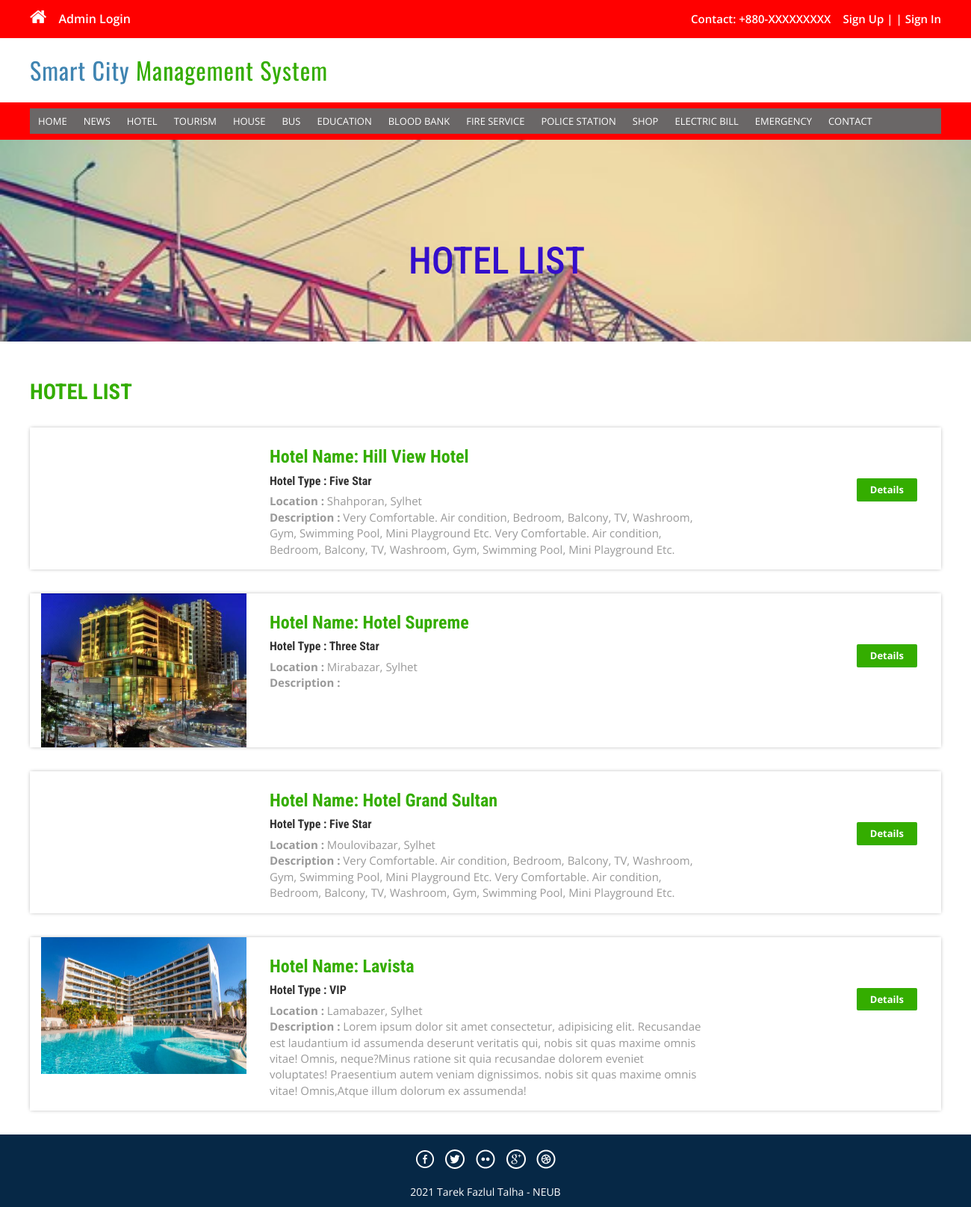
The app's page /hotel.php with its own data.
### tables this page shows
CREATE TABLE `tblhotel` (
  `HotelId` int(11) NOT NULL,
  `HotelName` varchar(200) NOT NULL,
  `HotelType` varchar(150) NOT NULL,
  `HotelLocation` varchar(100) NOT NULL,
  `Price` float NOT NULL,
  `HotelDetails` mediumtext NOT NULL,
  `HotelImage` varchar(100) NOT NULL,
  `Creationdate` timestamp NOT NULL DEFAULT current_timestamp(),
  `UpdationDate` timestamp NULL DEFAULT '0000-00-00 00:00:00' ON UPDATE current_timestamp()
);

### hotel.php (the view, shortened to what this page needs)
<?php
include('includes/config.php');
?>
<!DOCTYPE HTML>
<html>
<head>
	<link href="css/bootstrap.css" rel='stylesheet' type='text/css' />
	<link href="css/style.css" rel='stylesheet' type='text/css' />
	<link href="css/font-awesome.css" rel="stylesheet">
	<link href="css/animate.css" rel="stylesheet" type="text/css" media="all">
</head>
<body>
	<?php include('includes/header.php'); ?>
	<div class="banner-3">
		<div class="container">
			<h1 class="wow zoomIn animated animated" data-wow-delay=".5s" style="visibility: visible; animation-delay: 0.5s; animation-name: zoomIn;">HOTEL LIST</h1>
		</div>
	</div>
	<div class="rooms">
		<div class="container">
			<div class="room-bottom">
				<h3>HOTEL LIST</h3>
				<?php $sql = "SELECT * from tblHotel";
				$query = $dbh->prepare($sql);
				$query->execute();
				$results = $query->fetchAll(PDO::FETCH_OBJ);
				if ($query->rowCount() > 0) {
					foreach ($results as $result) {	?>
						<div class="rom-btm">
							<div class="col-md-3 room-left wow fadeInLeft animated" data-wow-delay=".5s">
								<img src="admin/hotelimages/<?php echo htmlentities($result->HotelImage); ?>" class="img-responsive" alt="">
							</div>
							<div class="col-md-6 room-midle wow fadeInUp animated" data-wow-delay=".5s">
								<h4>Hotel Name: <?php echo htmlentities($result->HotelName); ?></h4>
								<h6>Hotel Type : <?php echo htmlentities($result->HotelType); ?></h6>
								<p><b>Location :</b> <?php echo htmlentities($result->HotelLocation); ?></p>
								<p><b>Description :</b> <?php echo htmlentities($result->HotelDetails); ?></p>
							</div>
							<div class="col-md-3 room-right wow fadeInRight animated" data-wow-delay=".5s">
								<a href="hotel-details.php?pkgid=<?php echo htmlentities($result->HotelId); ?>" class="view">Details</a>
							</div>
							<div class="clearfix"></div>
						</div>
				<?php }
				} ?>
			</div>
		</div>
	</div>
	<?php include('includes/footer.php'); ?>
</body>
</html>

### includes/header.php (shortened to what this page needs)
<?php if($_SESSION['login'])
{?>
<div class="top-header">
	<div class="container">
		<ul class="tp-hd-lft wow fadeInLeft animated" data-wow-delay=".5s">
			<li class="hm"><a href="index.html"><i class="fa fa-home"></i></a></li>
			<li class="prnt"><a href="profile.php">My Profile</a></li>
				<li class="prnt"><a href="change-password.php">Change Password</a></li>
			<!--<li class="prnt"><a href="bookhotel-history.php">Hotel Booking</a></li>
			<li class="prnt"><a href="bookhouse-history.php">House Booking</a></li>-->
			<li class="prnt"><a href="MyBookingHistory.php">My Booking History</a></li>
			<li class="prnt"><a href="book-tickets.php">Tickets</a></li>
			<li class="prnt"><a href="My-GD-FIR_History.php">FIR & GD History</a></li>
			<li class="prnt"><a href="cart.php">Cart</a></li>
		</ul>
		<ul class="tp-hd-rgt wow fadeInRight animated" data-wow-delay=".5s">
			<li class="tol">Welcome :</li>
			<li class="sig"><?php echo htmlentities($_SESSION['login']);?></li>
			<li class="sigi"><a href="logout.php" >/ Logout</a></li>
        </ul>
		<div class="clearfix"></div>
	</div>
</div><?php } else {?>
<div class="top-header">
	<div class="container">
		<ul class="tp-hd-lft wow fadeInLeft animated" data-wow-delay=".5s">
			<li class="hm"><a href="index.php"><i class="fa fa-home"></i></a></li>
				<li class="hm"><a href="admin/index.php">Admin Login</a></li>
		</ul>
		<ul class="tp-hd-rgt wow fadeInRight animated" data-wow-delay=".5s">
			<li class="tol">Contact: +880-XXXXXXXXX</li>
			<li class="sig"><a href="signup.php" data-toggle="modal" data-target="#myModal" >Sign Up    |</a></li>
			<li class="sigi"><a href="signin.php" data-toggle="modal" data-target="#myModal4" >|   Sign In</a></li>
        </ul>
		<div class="clearfix"></div>
	</div>
</div>
<?php }?>
<div class="header">
	<div class="container">
		<div class="logo wow fadeInDown animated" data-wow-delay=".5s">
			<a href="index.php">Smart City<span> Management System</span></a>
		</div>
		<div class="clearfix"></div>
	</div>
</div>
<div class="footer-btm wow fadeInLeft animated" data-wow-delay=".5s">
	<div class="container">
	<div class="navigation">
			<nav class="navbar navbar-default">
				<div class="collapse navbar-collapse nav-wil" id="bs-example-navbar-collapse-1">
					<nav class="cl-effect-1">
						<ul class="nav navbar-nav">
							<li><a href="index.php">HOME</a></li>
							<li><a href="news.php">NEWS</a></li>
							<li><a href="hotel.php">HOTEL</a></li>
							<li><a href="tour.php">TOURISM</a></li>
							<li><a href="house.php">HOUSE</a></li>
							<li><a href="bus.php">BUS</a></li>
							<li><a href="education.php">EDUCATION</a></li>
							<li><a href="blood.php">BLOOD BANK</a></li>
							<li><a href="fireservice.php">FIRE SERVICE</a></li>
							<li><a href="police.php">POLICE STATION</a></li>
							<li><a href="shop.php">SHOP</a></li>
							<li><a href="electricity-bill.php">ELECTRIC BILL</a></li>
							<li><a href="emergency.php">EMERGENCY</a></li>
							<li><a href="enquiry.php">CONTACT</a></li>
								<div class="clearfix"></div>
						</ul>
					</nav>
				</div>
			</nav>
		</div>
	</div>
</div>

### includes/footer.php
<div class="copy-right">
	<div class="container">
		<div class="footer-social-icons wow fadeInDown animated animated" data-wow-delay=".5s" style="visibility: visible; animation-delay: 0.5s; animation-name: fadeInDown;">
			<ul>
				<li><a class="facebook" href="https://facebook.com/"><span>Facebook</span></a></li>
				<li><a class="twitter" href="https://twitter.com/"><span>Twitter</span></a></li>
				<li><a class="flickr" href="https://flicker.com/"><span>Flickr</span></a></li>
				<li><a class="googleplus" href="https://google.com/"><span>Google+</span></a></li>
				<li><a class="dribbble" href="https://neub.edu.bd/"><span>NEUB</span></a></li>
			</ul>
		</div>
		<p class="wow zoomIn animated animated" data-wow-delay=".5s" style="visibility: visible; animation-delay: 0.5s; animation-name: zoomIn;">2021 Tarek Fazlul Talha -<a href="https://neub.edu.bd/"> NEUB</a></p>
	</div>
</div>

### css/style.css (style rules this page uses)
html, body { font-size: 100%; background: #fff; font-family: 'Open Sans', sans-serif; }
body a,.grid_1,plan_1,plan_1.one,plan_1.two,i.icon1, i.icon2, i.icon3, i.icon4, i.icon5, i.icon6 { transition:0.5s all; -webkit-transition:0.5s all; -moz-transition:0.5s all; -o-transition:0.5s all; -ms-transition:0.5s all; }
h1,h2,h3,h4,h5,h6 { padding:0px; font-family: 'Roboto Condensed', sans-serif; }
p { margin:0; }
ul { margin:0; padding:0; }
.logo a { color: #3F84B1; letter-spacing: 1px; font-size: 2em; font-weight: 400; display: block; text-decoration: none; font-family: 'Oswald', sans-serif; }
.logo span { color:#34ad00; }
i.fa.fa-home { font-size: 24px; }
.top-header { background-color: red; border-bottom: 0 none; height: 51px; line-height: 50px; }
ul.tp-hd-lft { float: left; }
ul.tp-hd-lft li { display: inline-block; }
li.hm,li.prnt { margin-right: 12px; }
ul.tp-hd-lft a { font-size: 16px; font-weight: 600; color:#fff; }
ul.tp-hd-rgt { float:right; }
ul.tp-hd-rgt li { display: inline-block; font-size: 15px; font-weight: 600; color:#fff; }
ul.tp-hd-rgt a { font-size: 15px; font-weight: 600; color:#fff; }
li.ned,li.wrt,li.tol { margin-right: 12px; }
.header { background-color: #fff; margin: 0; padding: 20px 0 20px; }
.logo a { display: block; }
.logo { float: left; margin-right: 60px; }
.footer-btm li { display: inline-block; margin: 0 10px; font-size: 14px; color: #fff; }
.footer-btm li a { font-size: 15px; color: #fff; display: inline-block; padding: 5px 8px; }
.footer-btm { background:red; padding: 0.5em 0; text-align:center; }
.copy-right p { color:#fff; font-size:14px; line-height: 1.8em; }
.copy-right p a { color: #fff; }
.copy-right { background: #062846; text-align: center; padding: 0.5em 0; }
a.view { padding: 6px 18px; font-weight: 700; color: #fff; background-color: #34ad00; border: 0; font-size: 13px; border-radius: 2px; -webkit-transition: all .2s; -moz-transition: all .2s; transition: all .2s; margin-top: 20px; display: inline-block; }
.banner-3 { background: url(../images/06.jpg)no-repeat; background-size: cover; -webkit-background-size: cover; -o-background-size: cover; -ms-background-size: cover; -moz-background-size: cover; padding: 40px; min-height:200px; }
.banner-3 h1 { font-size: 50px; margin-bottom: 40px; padding: 1.5em 0 0; text-align: center; color: #340ecb; }
.rom-btm { margin-top: 2em; box-shadow: 0px 0px 5px -1px rgba(0, 0, 0, 0.37); }
.room-bottom h3 { font-size: 1.8em; font-weight: 700; color: #34ad00; }
.room-bottom { padding: 2em 0; }
.rom-btm h4 { font-size: 1.5em; font-weight: 700; color: #34ad00; }
.rom-btm p { font-size: 15px; color: #999; }
.rom-btm h6 { font-size: 1em; font-weight: 700; margin: 0.5em 0; }
.room-right { text-align: right; padding: 3em 2em; }
.room-midle { padding: 1em; }
.footer-social-icons ul li { display:inline-block; margin:0 0.2em; }
.footer-social-icons ul li a { width:30px; height:30px; background:url('../images/img-sprite.png') no-repeat 0px 0px; display:inline-block; position: relative; }
.footer-social-icons ul li a.facebook { background-position:0px 0px; }
.footer-social-icons ul li a.twitter { background-position:-30px 0px; }
.footer-social-icons ul li a.flickr { background-position:-60px 0px; }
.footer-social-icons ul li a.googleplus { background-position:-90px 0px; }
.footer-social-icons ul li a.dribbble { background-position:-120px 0px; }
.footer-social-icons { margin: 10px 0 10px; }
.navbar-default { background-color: #6a6767; !important; border-color: #4CB320 !important; }
.navbar { min-height: 0px !important; margin-bottom:0px !important; border-radius:0px !important; border: none !important; }
ul.nav.navbar-nav li a { font-size: 13px; color: #fff; display: inline-block; padding: 7px 1px; }
.navbar-collapse { padding-right: 0px !important; padding-left: 0px !important; }

### records on screen
tblhotel: HotelName "Hill View Hotel", HotelType "Five Star", HotelLocation "Shahporan, Sylhet", HotelDetails "Very Comfortable. Air condition, Bedroom, Balcony, TV, Washroom, Gym, Swimming Pool, Mini Playground Etc. Very Comfortable. Air condition, Bedroom, Balcony, TV, Washroom, Gym, Swimming Pool, Mini Playground Etc."
tblhotel: HotelImage (picture), HotelName "Hotel Supreme", HotelType "Three Star", HotelLocation "Mirabazar, Sylhet"
tblhotel: HotelName "Hotel Grand Sultan", HotelType "Five Star", HotelLocation "Moulovibazar, Sylhet", HotelDetails "Very Comfortable. Air condition, Bedroom, Balcony, TV, Washroom, Gym, Swimming Pool, Mini Playground Etc. Very Comfortable. Air condition, Bedroom, Balcony, TV, Washroom, Gym, Swimming Pool, Mini Playground Etc."
tblhotel: HotelImage (picture), HotelName "Lavista", HotelType "VIP", HotelLocation "Lamabazer, Sylhet", HotelDetails "Lorem ipsum dolor sit amet consectetur, adipisicing elit. Recusandae est laudantium id assumenda deserunt veritatis qui, nobis sit quas maxime omnis vitae! Omnis, neque?Minus ratione sit quia recusandae dolorem eveniet voluptates! Praesentium autem veniam dignissimos. nobis sit quas maxime omnis vitae! Omnis,Atque illum dolorum ex assumenda!"
